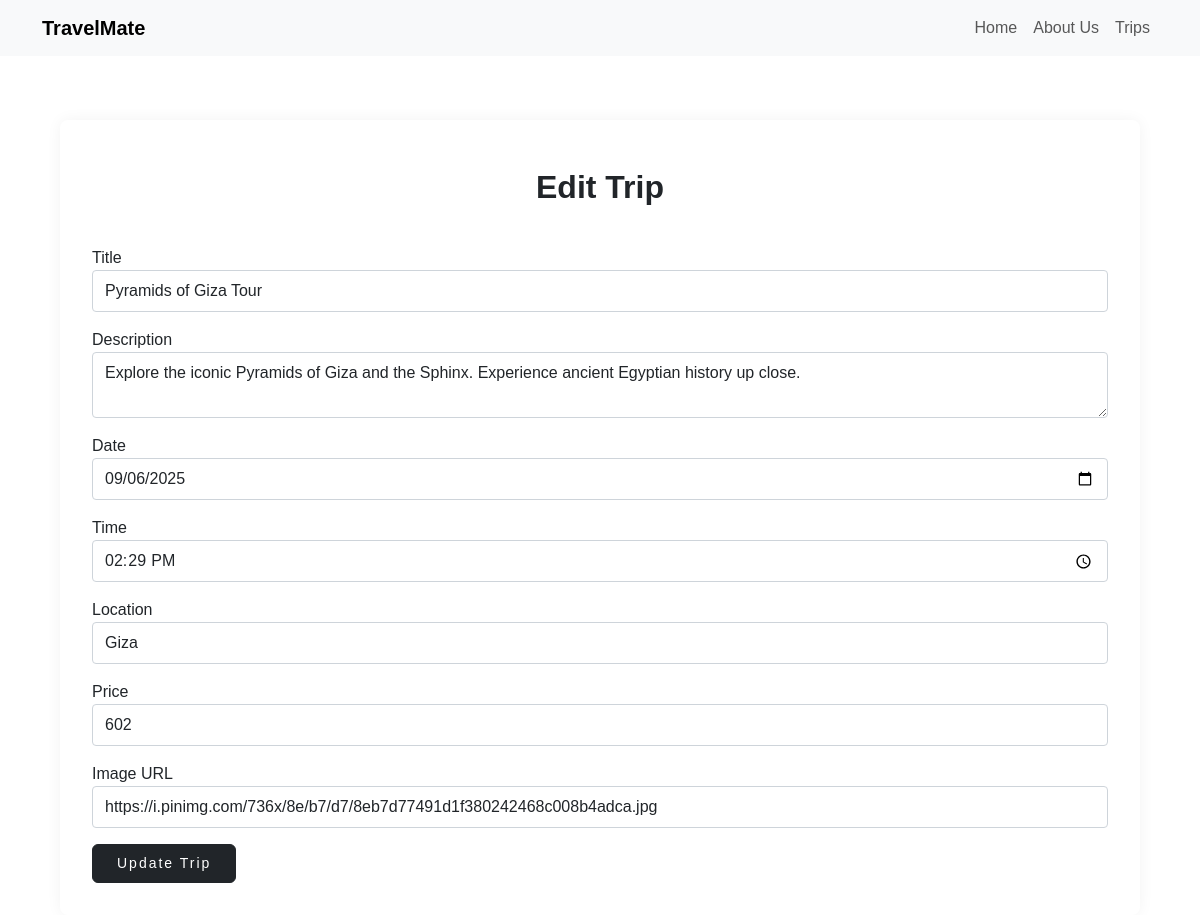
Screenshot of /update/1 with the database file from the repository.
### crud.py (models this page shows, shortened)
class MyTrips(db.Model):
    id=db.Column(db.Integer,primary_key=True)
    title=db.Column(db.String(200),nullable=False)
    description=db.Column(db.String(1000),nullable=False)
    date=db.Column(db.Date,nullable=False)
    time = db.Column(db.Time, nullable=True)
    location=db.Column(db.String(200),nullable=False)
    price=db.Column(db.String(20),nullable=False)
    img = db.Column(db.String(500), nullable=True)

### app.py (the view, shortened to what this page needs)
@app.route('/update/<int:id>', methods=["POST", "GET"])
def update(id):
    trip = MyTrips.query.get_or_404(id)
    return render_template("update_trip.html", trip=trip)

### app.py (called while the page is built)
@app.context_processor
def inject_role():
    return dict(is_admin=session.get('is_admin', False))

### templates/update_trip.html (shortened to what this page needs)
<!DOCTYPE html>
<html lang="en">
<head>
    <link href="https://cdn.jsdelivr.net/npm/bootstrap@5.3.3/dist/css/bootstrap.min.css" rel="stylesheet">
    <link rel="stylesheet" href="{{ url_for('static', filename='css/style.css') }}">
</head>
<body class="p-5 mt-5">
    {%include 'nav.html'%}
    <div class="container pt-4">
        <form method="POST" class="booking-card">
            <h2 class="mt-3 text-center">Edit Trip</h2>
            <div class="mb-3">
                <label>Title</label>
                <input type="text" name="title" class="form-control" value="{{ trip.title }}" required>
            </div>
            <div class="mb-3">
                <label>Description</label>
                <textarea name="description" class="form-control" required>{{ trip.description }}</textarea>
            </div>
            <div class="mb-3">
                <label>Date</label>
                <input type="date" name="date" class="form-control" value="{{ trip.date }}" required>
            </div>
            <div class="mb-3">
                <label>Time</label>
                <input type="time" name="time" class="form-control" value="{{ trip.time }}">
            </div>
            <div class="mb-3">
                <label>Location</label>
                <input type="text" name="location" class="form-control" value="{{ trip.location }}" required>
            </div>
            <div class="mb-3">
                <label>Price</label>
                <input type="text" name="price" class="form-control" value="{{ trip.price }}" required>
            </div>
            <div class="mb-3">
                <label>Image URL</label>
                <input type="text" name="img" class="form-control" value="{{ trip.img }}" required>
            </div>
            <button type="submit" class="btn btn-dark">Update Trip</button>
        </form>
    </div>
</body>
</html>

### static/css/style.css (style rules this page uses)
:root { --font-primary: 'Josefin Sans', sans-serif; --color-white: #ffffff; --color-black: #000000; --color-dark: #212529; --color-light-dark: #333; --color-gray: #888; --color-light-gray: #aaa; --color-dark-gray: #495057; --color-primary: #ff0055; --color-rating: #ffc107; --transition-default: all 0.3s ease; }
* { margin: 0; padding: 0; box-sizing: border-box; font-family: var(--font-primary); }
body { height: 100vh; overflow-x: hidden; position: relative; color: var(--color-dark); }
.btn { padding: 10px 40px; background-color: transparent; border-radius: 10; font-size: 14px; cursor: pointer; transition: var(--transition-default); letter-spacing: 2px; }
form { background-color: var(--color-white); padding: 2rem; border-radius: 8px; box-shadow: 0 0 15px rgba(0, 0, 0, 0.05); margin-bottom: 3rem; }
.form-control { border: 1px solid #ced4da; padding: 0.5rem 0.75rem; border-radius: 4px; }
.btn-dark { background-color: var(--color-dark); padding: 0.5rem 1.5rem; font-weight: 500; transition: var(--transition-default); }
h2 { margin-bottom: 2rem; color: var(--color-dark); font-weight: 600; position: relative; padding-bottom: 0.5rem; }

### rows the page displays
MyTrips: title "Pyramids of Giza Tour", description "Explore the iconic Pyramids of Giza and the Sphinx. Experience ancient Egyptian history up close.", date "09/06/2025", time "14:29:00", location "Giza", price "602", img "https://i.pinimg.com/736x/8e/b7/d7/8eb7d77491d1f380242468c008b4adca.jpg"
